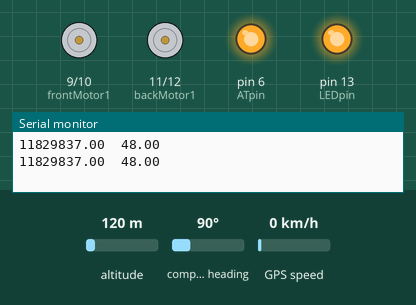
Simulated run of this sketch. Board: Arduino Uno, built with avr-gcc and run on an emulated ATmega328P. On the bench: motor-driver pin pairs drawn as motors (green arrow = first pin HIGH = forward, orange = second pin HIGH = backward, longer = more drive), output pins drawn as LEDs (lit = HIGH), the last lines printed to the serial monitor. The test bench sets the inputs (shaded band); at power-on: compass heading 90°, altitude 120 m, GPS speed 0 km/h. The GPS gets a fix after 3 s at 37.7749, -122.4194 with 8 satellites.

Above: at 1.2 s.
1.3 s: compass heading set to 7°
At 3.3 s:
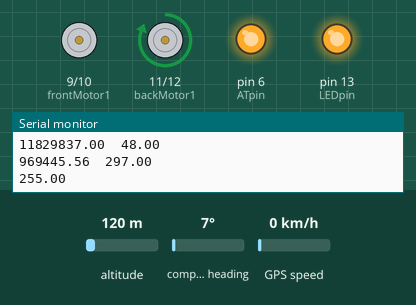
4.5 s: compass heading set to 65°
6.2 s: compass heading set to 70°
At 7.6 s:
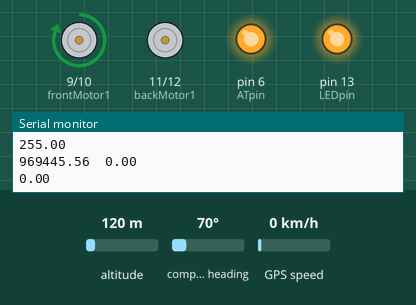
8.5 s: compass heading set to 90°
At 10.2 s:
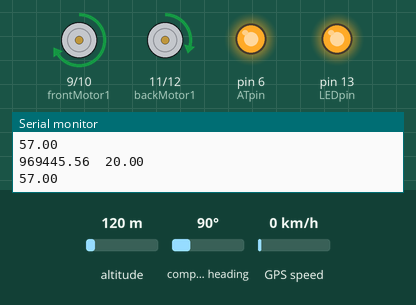
10.5 s: compass heading set to 180°
At 12.0 s:
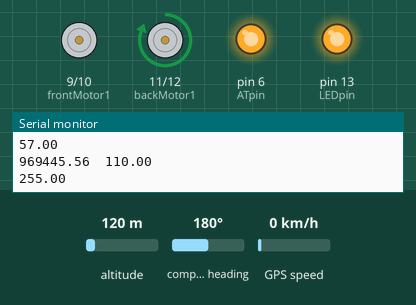
12.5 s: compass heading set to 96°
At 13.5 s:
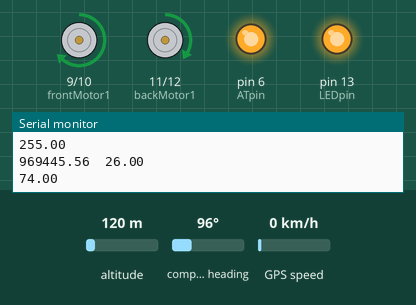
Timing chart, 0 to 15.5 s (numbered marks = the images above; inputs shaded):
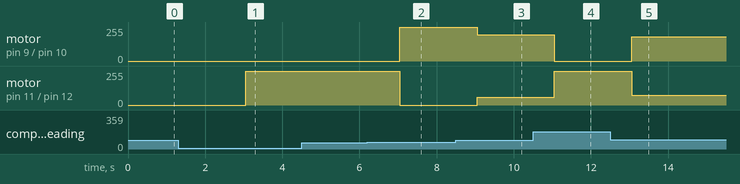

The sketch:

gps_following_works_DONT_TOUCH.ino
```cpp
// tests driving capability driving forward, driving backward, turning

#include <TinyGPS++.h>
#include <SoftwareSerial.h>

//define pins
#define backEncoder 3
#define frontEncoder 2
#define HCRXPin 4
#define HCTXPin 5
#define ATpin 6 // used to switch to AT mode
#define gpsRXPin 7
#define gpsTXPin 8
int frontMotor1=9;
int frontMotor2=10;
int backMotor1=11;
int backMotor2=12;
#define LEDpin 13

// define baud rates
#define GPSBaud 9600
#define HC12Baud 1200
#define monitorBaud 1200

// misc global
#define ppr 120 // pulses per rotation
#define radius 0.05715 //radius of wheel in meters
#define circumference 2*PI*radius //circumference of wheel in meters

// define global variables
double distance_to_goal, delta_dir, after_lat, after_lng, curr_dir;
double straight_lat, straight_lng, course1, course2;
double goal_dir, init_lat, init_lng, distance_covered, x, y, h;
double Goal_Lat = 40.2580552, Goal_Lng = -111.6575302; //20 yard line west parking lot
//double Goal_Lat = 40.246204, Goal_Lng = -111.646780; //sidewalk cover EB
String s,sa,sb,sc;
bool writer;
int    polyCorners  = 4; // how many corners the polygon has
float  polyX[] = {38.14615, 38.14635, 38.14557, 38.14541 };  //latitudinal coordinates of corners
float  polyY[] = {-76.42668, -76.42617, -76.42608, -76.42661}; //longitudinal coordinates of corners
int ledPin = 13;  // LED connected to digital pin 13
int val = 0;      // variable to store the read value
double frequency = 0; //frequency of encoder pulses
double period = 0; // period of encoder pulses
double rpm = 0; // rotations per minute
int ms_measured = 500;
double front_transitions = 0, back_transitions = 0;
int prev = 0; // previous voltage of pulse (high or low)
long init_time = millis();
double rotations = 0;
double distance = 0;
int xval;

// define states
enum States {in_air, left, right, straight, wait, navigate, triangulate};
enum Orientations {upside, downside};
Orientations orientation = upside;
States state = in_air;


// The TinyGPS++ object
TinyGPSPlus gps;

// The serial connection to the GPS device
SoftwareSerial ss(gpsTXPin, gpsRXPin);
SoftwareSerial HC12(HCTXPin, HCRXPin); // HC-12 TX Pin, HC-12 RX Pin

void send_state(String typer = "none", double x = 0.0, double y=0.0, double z=0.0);

void setup() {
  // setup serial communications
  Serial.begin(monitorBaud);             // Serial port to computer
  HC12.begin(HC12Baud);               // Serial port to HC12
  ss.begin(GPSBaud); //Serial port to gps
  HC12.listen();
  pinMode(ATpin, OUTPUT);
  pinMode(frontMotor1, OUTPUT);
  pinMode(frontMotor2, OUTPUT);
  pinMode(backMotor1, OUTPUT);
  pinMode(backMotor2, OUTPUT);
  pinMode(frontEncoder, INPUT);
  pinMode(backEncoder, INPUT);
  pinMode(LEDpin, OUTPUT);

  digitalWrite(ATpin, HIGH); // For command mode set to low
  digitalWrite(frontMotor1, LOW);
  digitalWrite(frontMotor2, LOW);
  digitalWrite(backMotor1, LOW);
  digitalWrite(backMotor2, LOW);
  digitalWrite(LEDpin, HIGH);

  bool writer = false;

  state = in_air;
  distance_to_goal = 100;
}

void loop() {
  ss.listen();
  if (ss.available() > 0){
    if (gps.encode(ss.read()))
    {
      //Serial.print(F("it is going into nav_code"));
      nav_code();
    }
  }
  if (distance_to_goal < 3)
  {
    if (gps.location.isValid()){
      winner();
    }
  }

}

void winner()
{
  stop_fun(0);
  HC12.listen();
  while (1){
    Serial.print("You Did It");
    HC12.write("You did it!;");
    send_state("gps_coordinates",after_lat,after_lng,distance_to_goal);
  }
}

void nav_code(){
  after_lat = gps.location.lat();
  after_lng = gps.location.lng();
  distance_to_goal = TinyGPSPlus::distanceBetween(after_lat,after_lng,Goal_Lat,Goal_Lng);
  curr_dir = round(gps.course.deg());
  goal_dir = round(TinyGPSPlus::courseTo(after_lat,after_lng,Goal_Lat,Goal_Lng));
  delta_dir = int(((curr_dir+360)-goal_dir)) % 360;
  Serial.print(distance_to_goal);
  Serial.print("\t");
  Serial.print(delta_dir);
  Serial.println();
  HC12.listen();
  send_state("directions_to_goal",distance_to_goal,delta_dir);
  ss.listen();
  smartDelay(0);
  if (gps.location.isValid()){
    transform_angle_to_fraction(delta_dir);
  }
}

void transform_angle_to_fraction(double command_angle) {
  //angle greater than zero
  double L = 0;
  if (command_angle > 90) {
    L = 1;
  }
  else {
    L = command_angle/90;
  }
  drive(L);
}

void drive(double back_command)
{
  digitalWrite(frontMotor2, LOW);
  digitalWrite(backMotor2, LOW);

  double front_command = round((1-back_command)*255);
   back_command = round(back_command*255);
  Serial.println(back_command);
  analogWrite(frontMotor1, front_command);
  analogWrite(backMotor1, back_command);
}

void send_state(String typer, double x, double y, double z)
{
  // send two doubles seperated by a comma
  sa = String(x,10);
  sb = String(y,10);
  sc = String(z,10);
  s = typer+','+sa+','+sb+','+sc;
  HC12.print(s);
  HC12.write(";");
}

void smart_stop(){
  digitalWrite(frontMotor1, LOW);
  digitalWrite(frontMotor2, LOW);
  digitalWrite(backMotor1, LOW);
  digitalWrite(backMotor2, LOW);
  while (front_transitions != 0 || back_transitions != 0){
    front_transitions = 0;
    back_transitions = 0;
    delay(100);
  }
}

void stop_fun(double dangle)
{
  digitalWrite(frontMotor1, LOW);
  digitalWrite(frontMotor2, LOW);
  digitalWrite(backMotor1, LOW);
  digitalWrite(backMotor2, LOW);
  Serial.print("Stopping!");
  if (dangle != 0){
    delay(dangle);
  }
}

void power_brake()
{
  if (orientation == upside){
    digitalWrite(frontMotor1, LOW);
    digitalWrite(backMotor1, LOW);
    Serial.print("same");
    Serial.print(orientation);
    analogWrite(frontMotor2, 100);
    digitalWrite(backMotor2, HIGH);
  }
  else{
    digitalWrite(frontMotor1, LOW);
    digitalWrite(backMotor1, LOW);
    Serial.print("something different");
    analogWrite(frontMotor2, 125);
    analogWrite(backMotor2, 125);
  }
  //delay(100);
  front_transitions = 0;
  rpm = 100;
  while(rpm > 0){
    frequency = front_transitions/2.0;
    period = 1.0/frequency;
    rpm = 60000/ms_measured/period/ppr; // you need this line otherwise transitions doesn't update!!!!
    Serial.print(rpm);
  }
  //delay(100);
  smart_stop();
}


//notes:

// PWM Must be one of 3, 5, 6, 9, 10, or 11

//Encoder

//  if ((millis() - init_time) % 1000 == 0){
//    Serial.print(distance);
//    Serial.println(" meters");
//  }
//  frequency = transitions/2.0;
//  period = 1.0/frequency;
//  rpm = 60000/ms_measured/period/ppr;

//Antenna
      // To set up antenna connect ground to set.
      // type AT into monitor and it will reply with OK
      // to change Baud Rate: AT+Bxxxx ex. AT+B9600
      // to change Communication Channel: AT+Cxxx ex. AT+C006

      // when you use the serial monitor to send custom messages it does a wierd thing where only the first three characters of a new line make it to the computer

//  //transmission code
//  while (HC12.available())  // If HC-12 has data
//  {
//    Serial.write(HC12.read());      // Send the data to Serial monitor
//  }
//  while (Serial.available()) // If Serial monitor has data
//  {
//    HC12.write(Serial.read());      // Send that data to HC-12
//  }

//GPS
      // Serial.println(gps.speed.mph()); // Speed in miles per hour (double)
      // Serial.println(gps.speed.mps()); // Speed in meters per second (double)
      // Serial.println(gps.speed.kmph()); // Speed in kilometers per hour (double)
      // Serial.println(gps.course.value()); // Raw course in 100ths of a degree (i32)
      // Serial.println(gps.course.deg()); // Course in degrees (double)
      // Serial.println(gps.satellites.value()); // Number of satellites in use (u32)
      // Serial.println(gps.hdop.value()); // Horizontal Dim. of Precision (100ths-i32)


////////////////////////////////////////////////////////////////////////////////////
//Extra Functions
////////////////////////////////////////////////////////////////////////////////////

String separateValue(String data, char separator, int index)
{
    int found = 0;
    int strIndex[] = { 0, -1 };
    int maxIndex = data.length() - 1;

    for (int i = 0; i <= maxIndex && found <= index; i++) {
        if (data.charAt(i) == separator || i == maxIndex) {
            found++;
            strIndex[0] = strIndex[1] + 1;
            strIndex[1] = (i == maxIndex) ? i+1 : i;
        }
    }
    return found > index ? data.substring(strIndex[0], strIndex[1]) : "";
}

static void printFloat(float val, bool valid, int len, int prec)
{
  if (!valid)
  {
    while (len-- > 1)
      Serial.print('*');
    Serial.print(' ');
  }
  else
  {
    Serial.print(val, prec);
    int vi = abs((int)val);
    int flen = prec + (val < 0.0 ? 2 : 1); // . and -
    flen += vi >= 1000 ? 4 : vi >= 100 ? 3 : vi >= 10 ? 2 : 1;
    for (int i=flen; i<len; ++i)
      Serial.print(' ');
  }
  smartDelay(0);
}

static void printInt(unsigned long val, bool valid, int len)
{
  char sz[32] = "*****************";
  if (valid)
    sprintf(sz, "%ld", val);
  sz[len] = 0;
  for (int i=strlen(sz); i<len; ++i)
    sz[i] = ' ';
  if (len > 0)
    sz[len-1] = ' ';
  Serial.print(sz);
  smartDelay(0);
}

static void smartDelay(unsigned long ms)
{
  unsigned long start = millis();
  do
  {
    while (ss.available())
      gps.encode(ss.read());
  } while (millis() - start < ms);
}

int sign(double x)
{
  int signOfX = (x > 0) - (x < 0);
  return signOfX;
}

//  Globals which should be set before calling this function:
//
//  int    polyCorners  =  how many corners the polygon has
//  float  polyX[]      =  horizontal coordinates of corners
//  float  polyY[]      =  vertical coordinates of corners
//  float  x, y         =  point to be tested
//
//  (Globals are used in this example for purposes of speed.  Change as
//  desired.)
//
//  The function will return true if the point x,y is inside the polygon, or
//  NO if it is not.  If the point is exactly on the edge of the polygon,
//  then the function may return true or false.
//
//  Note that division by zero is avoided because the division is protected
//  by the "if" clause which surrounds it.

// from: http://alienryderflex.com/polygon/

bool pointInPolygon() {

  int   i, j=polyCorners-1 ;
  bool  oddNodes=false     ;

  for (i=0; i<polyCorners; i++) {
    if ((polyY[i]< y && polyY[j]>=y
    ||   polyY[j]< y && polyY[i]>=y)
    &&  (polyX[i]<=x || polyX[j]<=x)) {
      oddNodes^=(polyX[i]+(y-polyY[i])/(polyY[j]-polyY[i])*(polyX[j]-polyX[i])<x); }
    j=i; }

  return oddNodes; }
```

Measured:
- the behaviour switches between 69 and 70° on compass heading (found by bisection; images 1 and 2)
- after the input at 1.3 s, motor on pin 9 (frontMotor1) / pin 10 (frontMotor2): stays stopped (without the input it goes to forward 198/255 after 1.7 s); motor on pin 11 (backMotor1) / pin 12 (backMotor2): stopped → forward 255/255 after 1.7 s
- after the input at 6.2 s, motor on pin 9 (frontMotor1) / pin 10 (frontMotor2): stopped → forward 255/255 after 0.85 s; motor on pin 11 (backMotor1) / pin 12 (backMotor2): forward 255/255 → stopped after 0.85 s
- after the input at 8.5 s, motor on pin 9 (frontMotor1) / pin 10 (frontMotor2): forward 255/255 → forward 198/255 after 0.55 s; motor on pin 11 (backMotor1) / pin 12 (backMotor2): stopped → forward 57/255 after 0.55 s
- after the input at 10.5 s, motor on pin 9 (frontMotor1) / pin 10 (frontMotor2): forward 198/255 → stopped after 0.55 s; motor on pin 11 (backMotor1) / pin 12 (backMotor2): forward 57/255 → forward 255/255 after 0.55 s
- after the input at 12.5 s, motor on pin 9 (frontMotor1) / pin 10 (frontMotor2): stopped → forward 181/255 after 0.55 s; motor on pin 11 (backMotor1) / pin 12 (backMotor2): forward 255/255 → forward 74/255 after 0.55 s
